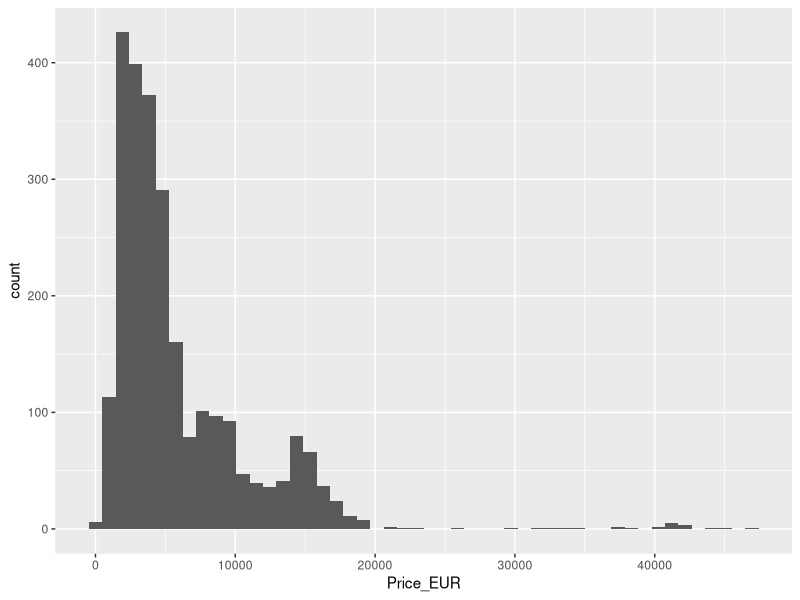
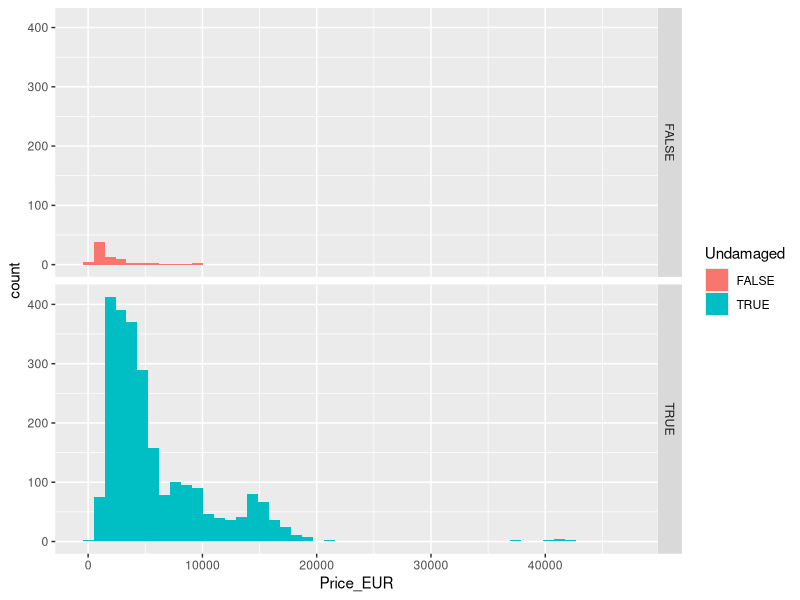
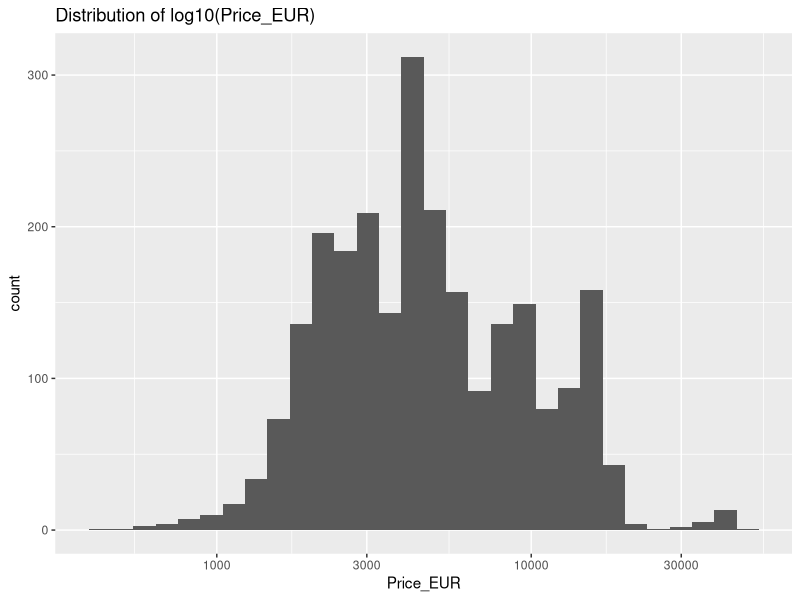
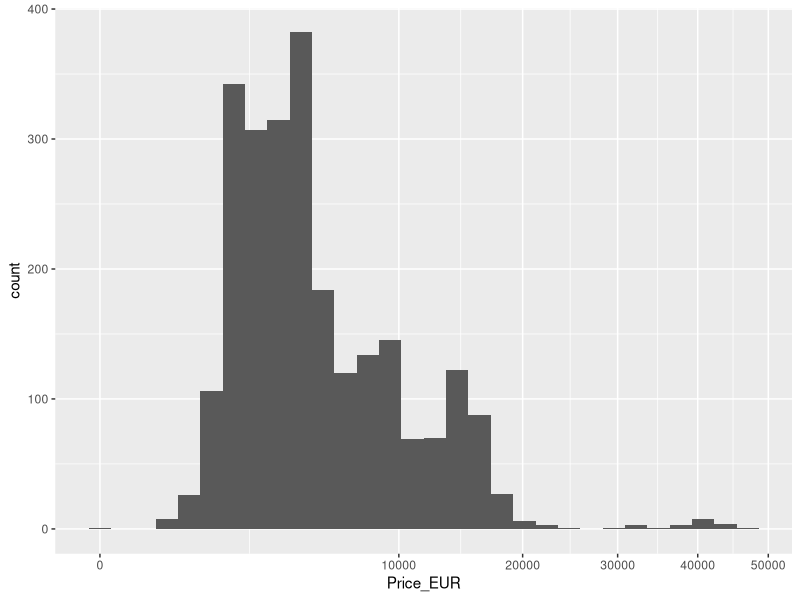
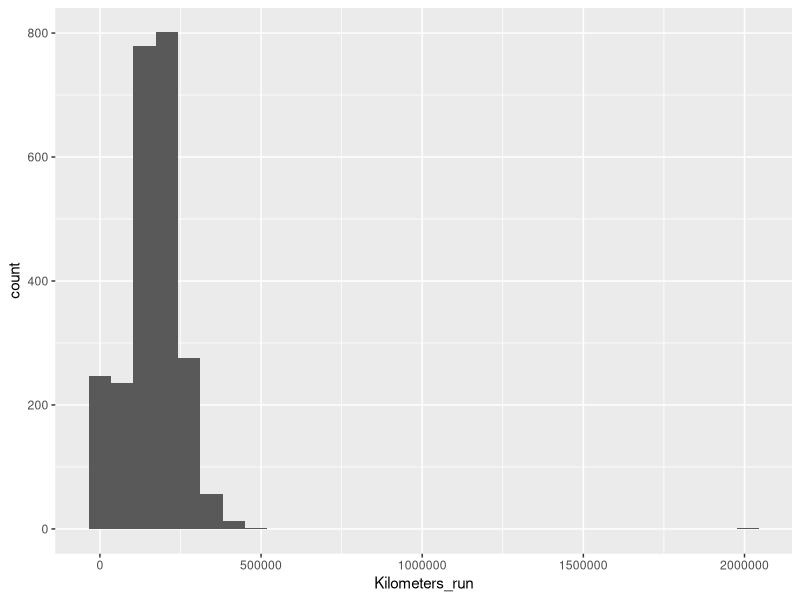
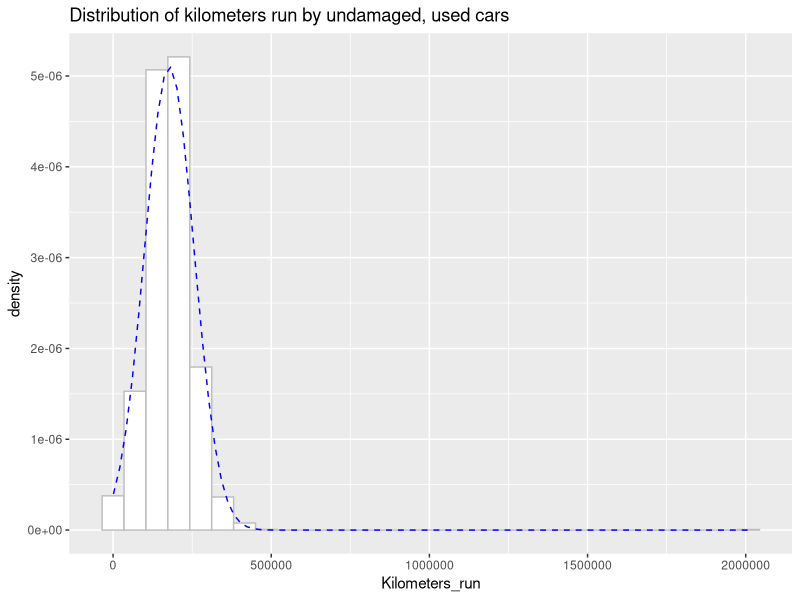
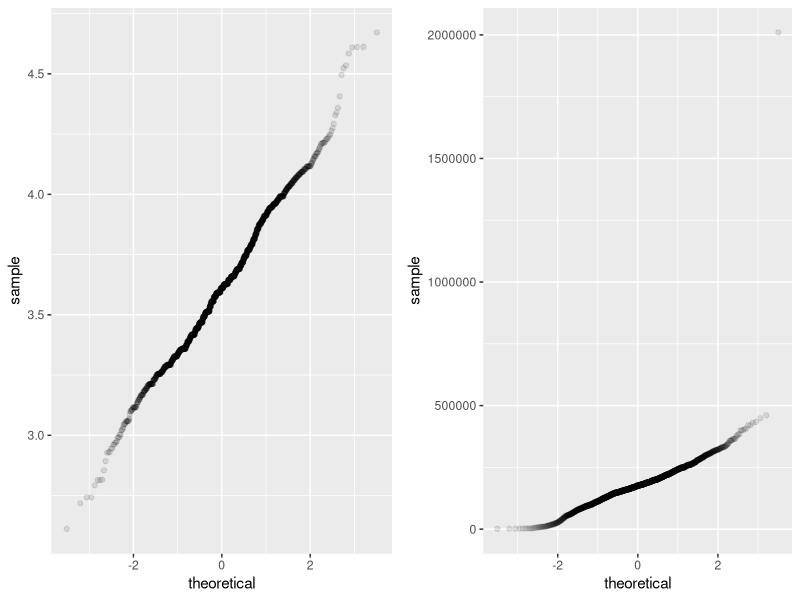
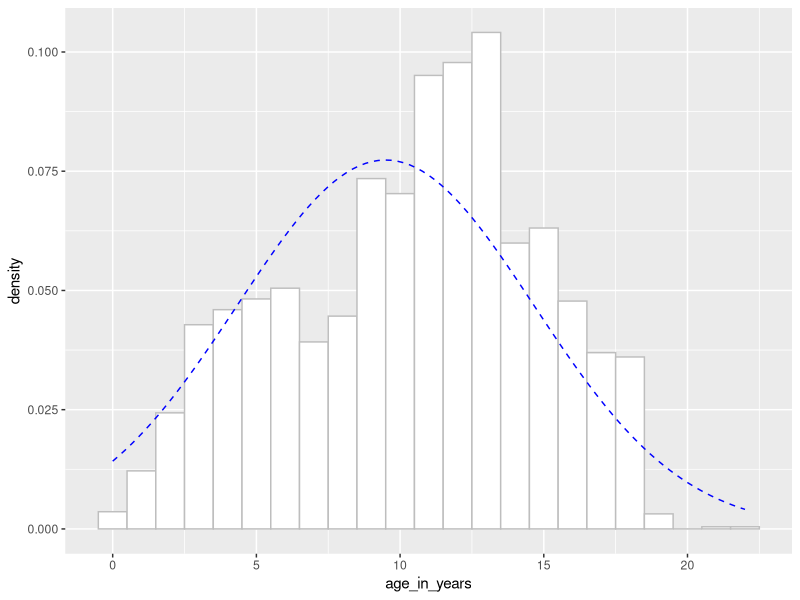

Recreate these plots in R, in order. (Note: this script raises an error after producing the figures.)
## ---- chunk 1
knitr::opts_chunk$set(echo = TRUE)
## ---- chunk 2
# Library imports
library(ggplot2)
library(dplyr)
library(gridExtra)

# Initial dataset
car_data <- read.csv('used_ford_focuses.csv')

# New variables constructed for the analysis
car_data$Undamaged <- car_data$Condition %in% c('Excellent', 'Normal', 'Undamaged', 'Spared', 'Recent')
car_data$age_in_years <- 2017 - car_data$Year_of_manufacturing

undamaged_used_cars <- subset(car_data, Undamaged == TRUE & Kilometers_run >= 1000)
## ---- chunk 3
ggplot(car_data, aes(Price_EUR)) + geom_histogram(bins = 50)
## ---- chunk 4

## ---- chunk 5
ggplot(car_data, aes(Price_EUR)) + 
  geom_histogram(bins = 50, aes(fill=Undamaged)) +
  facet_grid(Undamaged ~.)
## ---- chunk 6
ggplot(subset(car_data, car_data$Undamaged == TRUE), aes(Price_EUR)) +
  geom_histogram() +
  scale_x_log10() +
  ggtitle('Distribution of log10(Price_EUR)')
## ---- chunk 7
ggplot(subset(car_data, car_data$Undamaged == TRUE), aes(Price_EUR)) +
  geom_histogram() +
  scale_x_sqrt()
## ---- chunk 8
ggplot(subset(car_data, Undamaged == TRUE), aes(Kilometers_run)) +
  geom_histogram()
## ---- chunk 9
ggplot(undamaged_used_cars, aes(x=Kilometers_run)) +
  geom_histogram(aes(y=..density..), fill='white', color='grey') +
  stat_function(fun=dnorm, args=c(mean=mean(undamaged_used_cars$Kilometers_run), sd=sd(undamaged_used_cars$Kilometers_run)), color='blue', linetype='dashed') +
  ggtitle('Distribution of kilometers run by undamaged, used cars')
## ---- chunk 10
set.seed(1000)

km_qq <- ggplot(subset(car_data, Undamaged == TRUE & Kilometers_run >= 1000)) +
  stat_qq(alpha=0.1, aes(sample=Kilometers_run))

price_qq <- ggplot(subset(car_data, Undamaged == TRUE & Kilometers_run >= 1000)) +
  stat_qq(alpha=0.1, aes(sample=log10(Price_EUR)))

grid.arrange(price_qq, km_qq, nrow=1, ncol=2)
## ---- chunk 11
car_data$age_in_years <- 2017 - car_data$Year_of_manufacturing

ggplot(subset(car_data, Undamaged == TRUE & Kilometers_run >= 1000), aes(age_in_years)) +
  geom_histogram(binwidth = 1, aes(y=..density..), colour='grey', fill='white') +
  stat_function(fun=dnorm, args=c(mean=mean(car_data$age_in_years), sd=sd(car_data$age_in_years)), color='blue', linetype='dashed')
## ---- chunk 12
fuel_levels <- c('Electric', 'Ethanol', 'Diesel', 'Gasoline', 'Gasoline/LPG')

age_plot <- ggplot(subset(car_data, Undamaged == TRUE & Kilometers_run >= 1000 & Fuel != ''), aes(x=reorder(x=Fuel, X=age_in_years, FUN=mean), y=age_in_years)) +
  geom_boxplot()

price_plot <- ggplot(subset(car_data, Undamaged == TRUE & Kilometers_run >= 1000 & Fuel != ''), aes(x=reorder(x=Fuel, X=log10(Price_EUR), FUN=mean), y=log10(Price_EUR))) +
  geom_boxplot()

grid.arrange(age_plot, price_plot, ncol=2, nrow=1)
## ---- chunk 13

ggplot(subset(car_data, Undamaged == TRUE & Kilometers_run >= 1000 & Transmission_type != ''), aes(x=Transmission_type, y=log10(Price_EUR))) +
  geom_boxplot()
## ---- chunk 14
ggplot(car_data, aes(Kilometers_run, Price_EUR, color=Undamaged)) +
  geom_point(alpha=0.9) + 
#  xlim(1000, 500000) +
  scale_y_log10()
## ---- chunk 15
ggplot(car_data, aes(age_in_years, Price_EUR)) +
  geom_point(position = 'jitter', alpha = 0.1) + 
  geom_smooth(method = lm) +
  scale_y_log10()
## ---- chunk 16
ggplot(car_data, aes(Year_of_manufacturing, Price_EUR, colour=factor(car_data$Undamaged))) +
  geom_point(position = 'jitter') +
  scale_y_log10() +
  geom_smooth(method = lm, se=FALSE)
## ---- chunk 17
ggplot(car_data, aes(Year_of_manufacturing, Price_EUR)) +
  geom_point(position='jitter', alpha=0.1) + 
  coord_cartesian(ylim=(1:20000)) +
  geom_line(stat = 'summary', fun.y = median)
## ---- chunk 18
ggplot(car_data, aes(Year_of_manufacturing, Kilometers_run)) +
  geom_point(position='jitter', alpha=0.1) + 
  coord_cartesian(ylim=(1:500000)) +
  geom_line(stat = 'summary', fun.y = median)
## ---- chunk 19
ggplot(car_data, aes(x=Kilometers_run, y=Price_EUR, colour=factor(car_data$Year_of_manufacturing))) +
  scale_y_log10() +
  geom_point(alpha=0.4) + 
  theme(legend.position='bottom')
